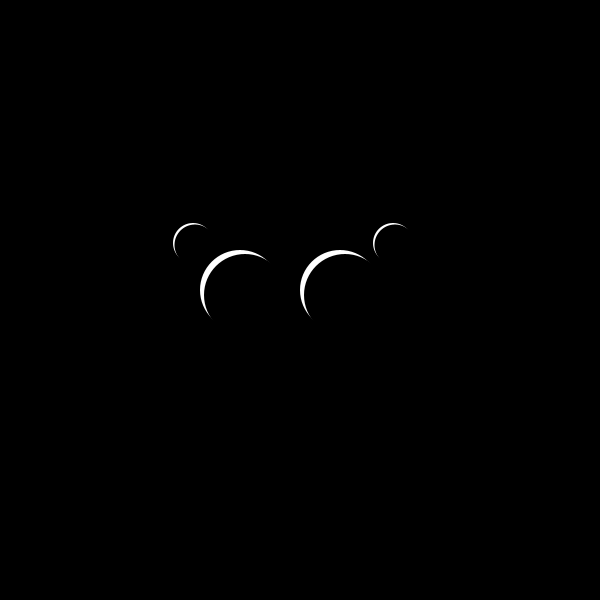
Frame 1 (no input)
Frame 60 (the mouse pressed at the canvas centre just before this capture): identical to frame 1, image omitted
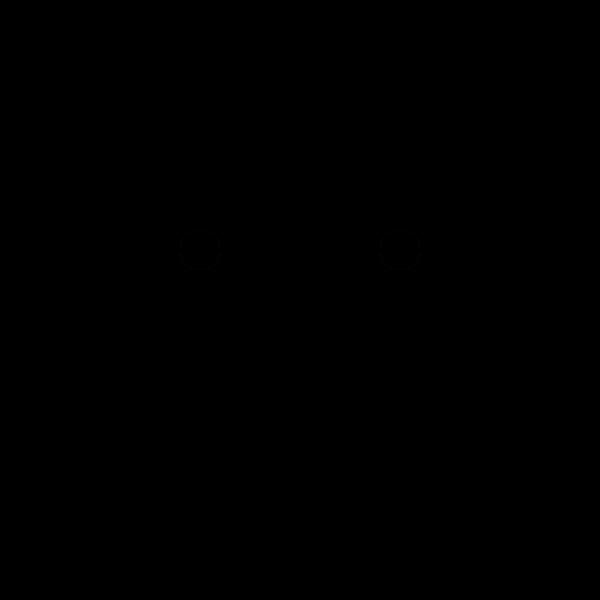
Frame 120 (the mouse held since frame 60 and released just before this capture)

The Processing sketch that drew these frames (run headless with seeded random() and noise(); from frame 60 on, the mouse is pressed at the canvas centre):

// Processing sketch: processing_88660
// ── processing_88660.pde



void setup() {
  size (600, 600);
}

void draw() {
  background(0);
  noStroke();

  //The Spider hunts its Prey
  float prey = dist(mouseX, mouseY, pmouseX, pmouseY);
 


  //Four Spider Eyes
  
  
  //Spider Eye 3
    fill(0);
    ellipse (200, 250, 50, 50);
    fill (255);
    
    float trackLittleLeftXInner=map(mouseX, 0, 600, 193, 207);
    float trackLittleLeftYInner=map(mouseY, 0, 600, 243, 257);
    float trackLittleLeftXOuter=map(mouseX, 0, 600, 195, 205);
    float trackLittleLeftYOuter=map(mouseY, 0, 600, 245, 255);
    
    ellipse (trackLittleLeftXInner, trackLittleLeftYInner, 40, 40);
    fill (0);
    ellipse (trackLittleLeftXOuter, trackLittleLeftYOuter, 41, 41);

  //Spider Eye 4

    fill(0);
    ellipse (400, 250, 50, 50);
    fill (255);
    float trackLittleRightXInner=map(mouseX, 0, 600, 393, 407);
    float trackLittleRightYInner=map(mouseY, 0, 600, 243, 257);
    float trackLittleRightXOuter=map(mouseX, 0, 600, 395, 405);
    float trackLittleRightYOuter=map(mouseY, 0, 600, 245, 255);
    
    ellipse (trackLittleRightXInner, trackLittleRightYInner, 40, 40);
    fill (0);
    ellipse (trackLittleRightXOuter, trackLittleRightYOuter, 41, 41);


  //Spider Eye 1
    fill(0);
    ellipse (250, 300, 100, 100);
    fill (255);
    
    float trackBigLeftXInner=map(mouseX, 0, 600, 240, 260);
    float trackBigLeftYInner=map(mouseY, 0, 600, 290, 310);
    float trackBigLeftXOuter=map(mouseX, 0, 600, 245, 255);
    float trackBigLeftYOuter=map(mouseY, 0, 600, 295, 305);
    
    ellipse (trackBigLeftXInner, trackBigLeftYInner, 80, 80);
    fill (0);
    ellipse (trackBigLeftXOuter, trackBigLeftYOuter, 82, 82);
    
    //Spider Eye 2
    fill(0);
    ellipse (350, 300, 100, 100);
    fill (255);
    
    float trackBigRightXInner=map(mouseX, 0, 600, 340, 360);
    float trackBigRightYInner=map(mouseY, 0, 600, 290, 310);
    float trackBigRightXOuter=map(mouseX, 0, 600, 345, 355);
    float trackBigRightYOuter=map(mouseY, 0, 600, 295, 305);
    
    ellipse (trackBigRightXInner, trackBigRightYInner, 80, 80);
    fill (0);
    ellipse (trackBigRightXOuter, trackBigRightYOuter, 82, 82);

/*
  //Grid for Test
  stroke(0);
  noFill();
  for (int i = 0; i < height; i += 50) {
    for (int j = 0; j < width; j += 50) {
      rect(j, i, j+50, i+50);
    }
  }
  */
}
